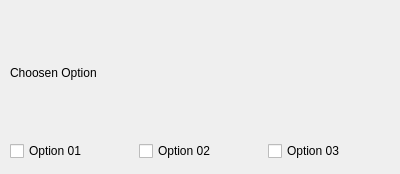
<?xml version="1.0" encoding="UTF-8"?>
<ui version="4.0">
 <class>CheckBox</class>
 <widget class="QWidget" name="CheckBox">
  <property name="geometry">
   <rect>
    <x>0</x>
    <y>0</y>
    <width>400</width>
    <height>174</height>
   </rect>
  </property>
  <property name="windowTitle">
   <string>Form</string>
  </property>
  <widget class="QWidget" name="">
   <property name="geometry">
    <rect>
     <x>10</x>
     <y>10</y>
     <width>381</width>
     <height>151</height>
    </rect>
   </property>
   <layout class="QVBoxLayout" name="verticalLayout">
    <item>
     <widget class="QLabel" name="label">
      <property name="text">
       <string>Choosen Option</string>
      </property>
     </widget>
    </item>
    <item>
     <layout class="QHBoxLayout" name="horizontalLayout">
      <item>
       <widget class="QCheckBox" name="checkOption01">
        <property name="text">
         <string>Option 01</string>
        </property>
       </widget>
      </item>
      <item>
       <widget class="QCheckBox" name="checkOption02">
        <property name="text">
         <string>Option 02</string>
        </property>
       </widget>
      </item>
      <item>
       <widget class="QCheckBox" name="checkOption03">
        <property name="text">
         <string>Option 03</string>
        </property>
       </widget>
      </item>
     </layout>
    </item>
   </layout>
  </widget>
 </widget>
 <resources/>
 <connections/>
</ui>
